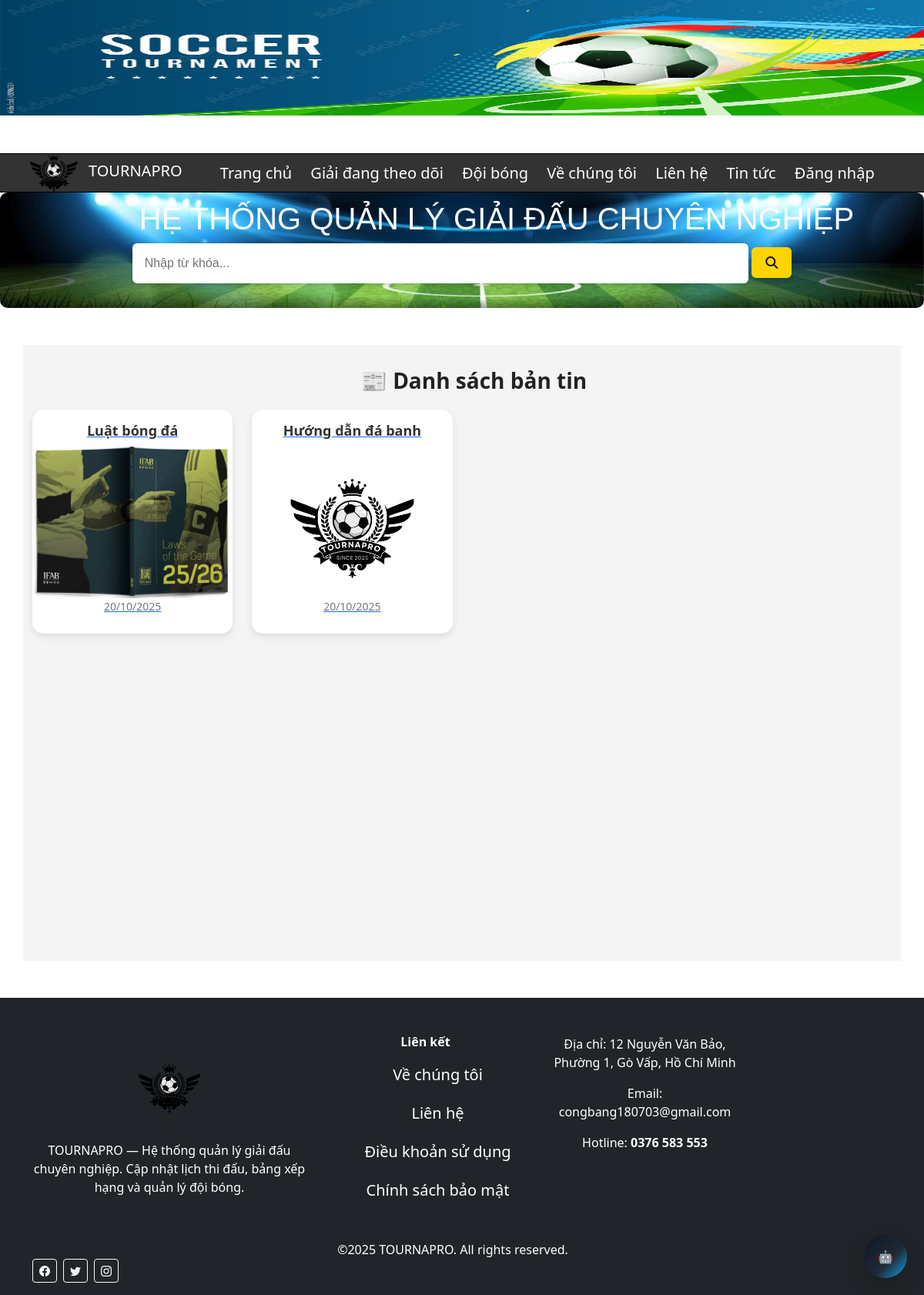
Page /index.php?page=listnews on the committed database.
### tables this page shows
CREATE TABLE `news` (
  `id_news` int(11) NOT NULL,
  `title` varchar(250) NOT NULL,
  `content` text NOT NULL,
  `create_at` timestamp NOT NULL DEFAULT current_timestamp() ON UPDATE current_timestamp(),
  `img_news` varchar(100) NOT NULL
);

### model/modelnews.php (called while the page is built, shortened)
<?php
class mnews{
    public function selectnews(){
        $p = new mConnect();
            $conn = $p->moketnoi();
            if($conn){
                $strquery = "select * from news";
                $tblnews = $conn->query($strquery);
                return $tblnews;
            }else{
                return false;
            }
    }
}
?>

### control/controlnews.php (called while the page is built, shortened)
<?php
include_once("model/modelnews.php");
class cnews{
    public function getAllNews(){
            $p = new mnews();
            $tblSP = $p->selectnews();
            if($tblSP == false){
                return -2;
            }else{
                if($tblSP->num_rows > 0){
                    return $tblSP;
                }else{
                    return -1;
                }
            }
        }
}
?>

### view/listnews.php (the view, shortened to what this page needs)
<!DOCTYPE html>
<html lang="vi">
<head>
</head>
<body>
  <h2 class="titlenews">📰 Danh sách bản tin</h2>
  <div class="news-container">
    <?php
      include_once("control/controlnews.php");
      $p = new cnews();
      if(isset($_REQUEST["btnSearch"])){
      $tblnews = $p->getNewsByName($_REQUEST["keyword"]);
      }else{
      $tblnews = $p->getAllNews();
      }
      if ($tblnews && $tblnews instanceof mysqli_result) {
          while ($row = $tblnews->fetch_assoc()) {
              echo '<a href="index.php?page=view_news_detail&id=' . $row['id_news'] . '" class="news-link">';
              echo '<div class="news-card">';
              echo '<div class="news-title">'.$row['title'].'</div>';
              echo '<img src="img/news/'.$row['img_news'].'" alt="Hình ảnh">';
              echo '<div class="news-date">'.date("d/m/Y", strtotime($row['create_at'])).'</div>';
              echo '</div>';
              echo '</a>';
          }
      } else {
          echo "<p style='text-align:center;color:red;'>Không có bản tin này!</p>";
      }
    ?>
  </div>
</body>
</html>

### css/style_index.css (style rules this page uses)
* { margin: 0; padding: 0; box-sizing: border-box; }
body { width: 100%; height: auto; }
h2 { float: left; position: relative; top: 10px; left: 15px; color: #fff; font-size: 20px; }

### view/listnews.php (style rules this page uses)
.titlenews { text-align: center; margin-bottom: 30px; color: #222; font-size: 28px; font-weight: 600; }
.news-container { display: grid; grid-template-columns: repeat(auto-fill, minmax(250px, 1fr)); gap: 25px; max-width: 1200px; margin: 0 auto; }
.news-card { background: #fff; border-radius: 15px; box-shadow: 0 4px 10px rgba(0, 0, 0, 0.1); overflow: hidden; transition: all 0.3s ease; text-align: center; padding-bottom: 15px; }
.news-card img { width: 100%; height: 200px; object-fit: cover; }
.news-title { font-size: 18px; font-weight: bold; color: #333; margin: 15px 10px 5px; line-height: 1.4; }
.news-date { color: #777; font-size: 14px; margin-bottom: 10px; }

### rows in the picture
news: title "Luật bóng đá", img_news (picture), create_at "20/10/2025"
news: title "Hướng dẫn đá banh", img_news (picture), create_at "20/10/2025"
